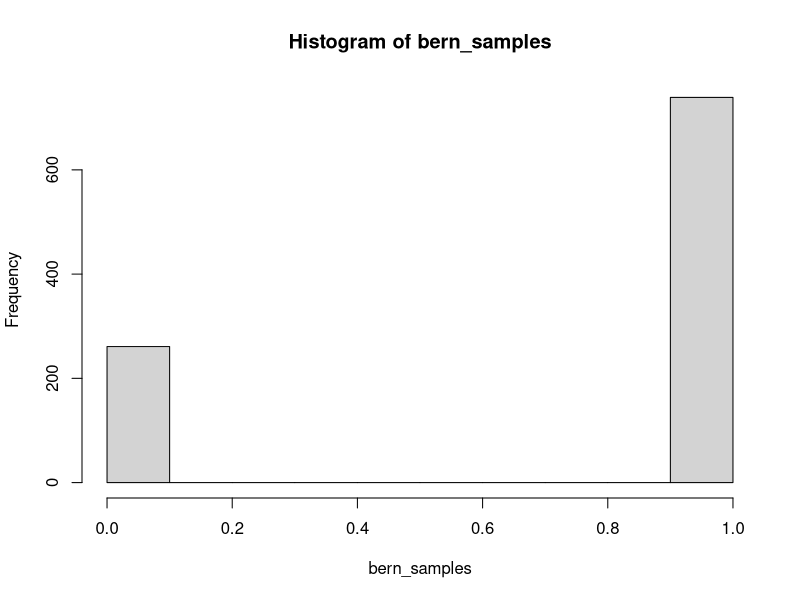
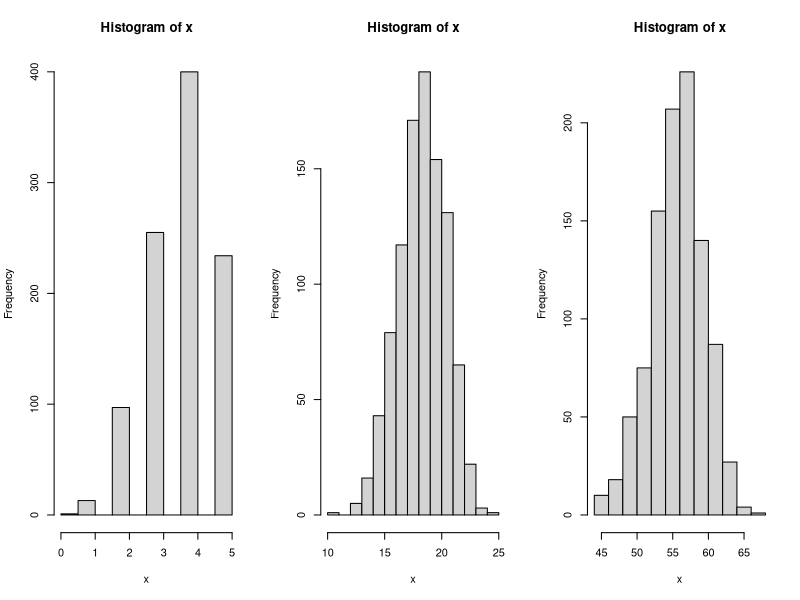
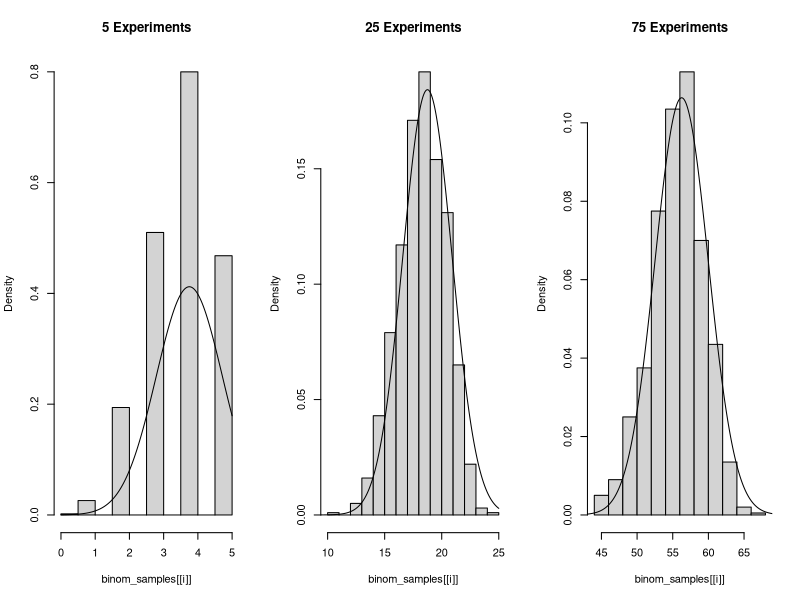
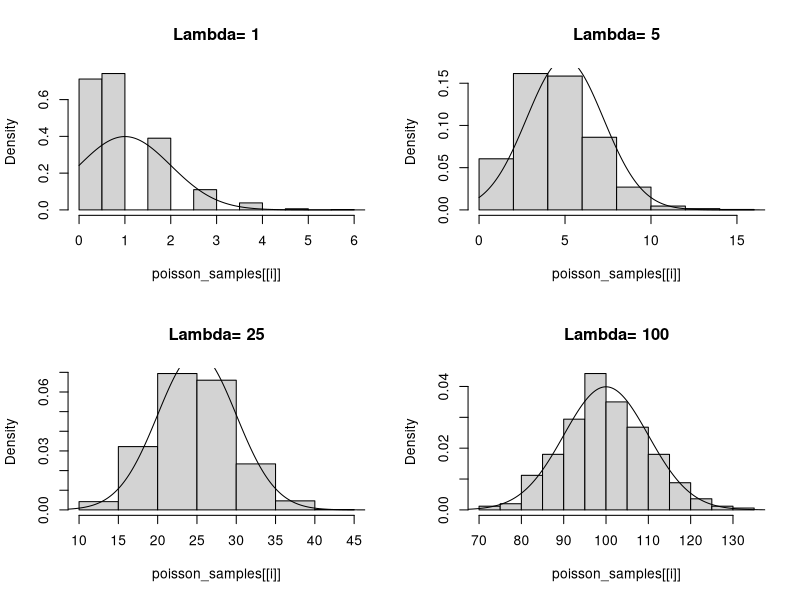
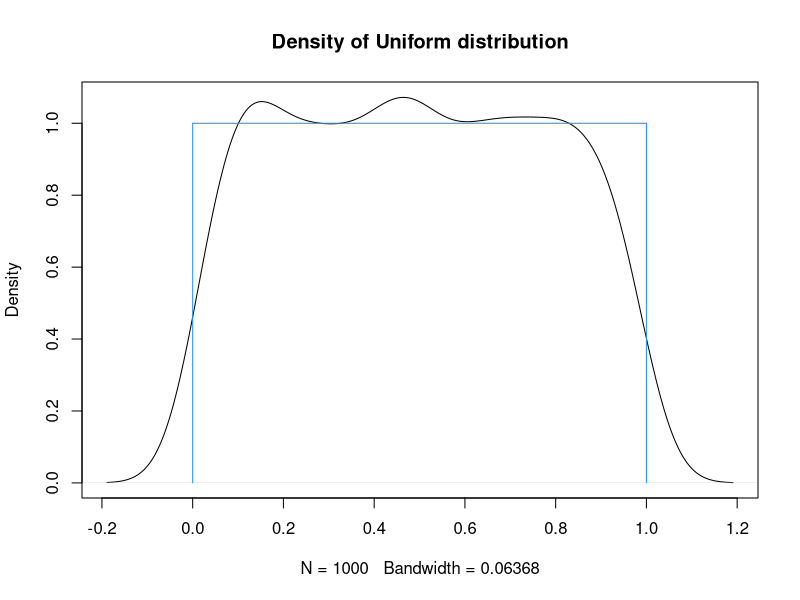
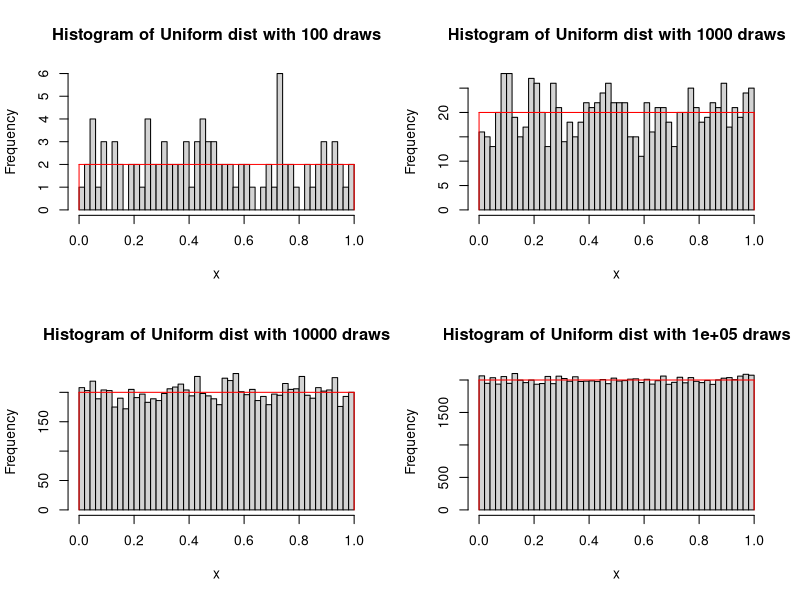
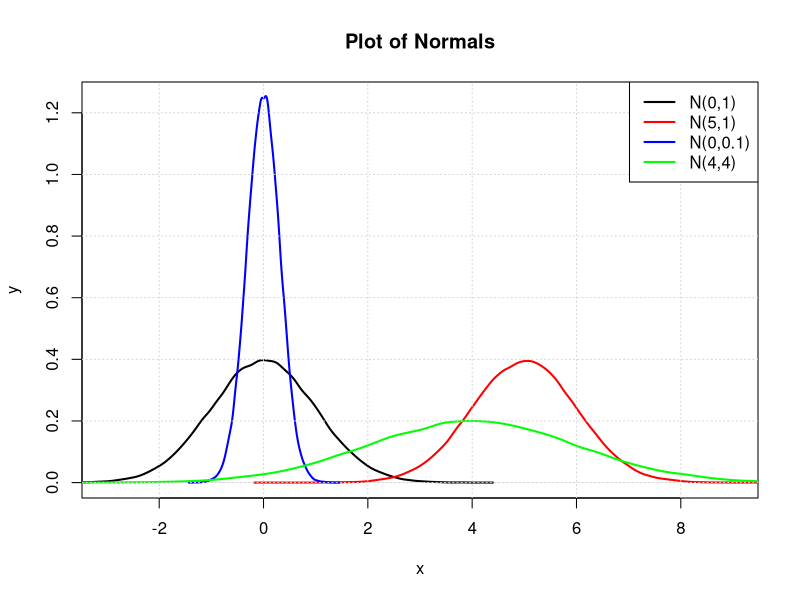
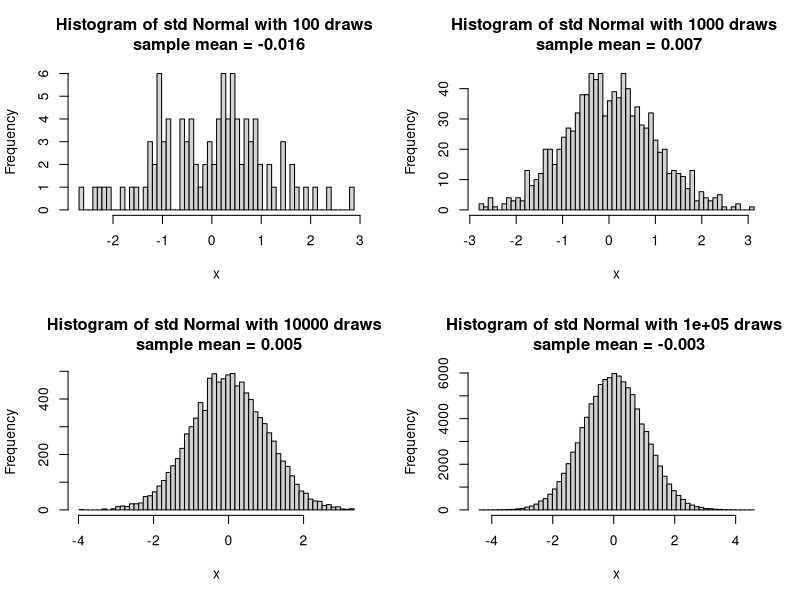

These figures' R source, in order:
##--------------------------------------------
##
## Exploring Data in R (lecture 1)
##
## Class: PCE Data Science 350
##
## Contains examples of:
##
## -Working with Distributions
##
##--------------------------------------------

##-----Exploring data Visually----
# Bernoulli (Binomial with n = 1)
p = 0.75
n = 1000
bern_samples = rbinom(n, 1, p) # Compute random draws
bern_sample_mean = sum(bern_samples)/length(bern_samples)
print(paste('p =', as.character(p), '   Sample mean = ', as.character(bern_sample_mean)))
bern_sample_var = bern_sample_mean * (1-bern_sample_mean)
bern_var = p*(1-p)
print(paste('Brenoulli variance = ', as.character(bern_var), '   Sample varience = ', as.character(bern_sample_var)))
hist(bern_samples)


# Binomial
N = c(5, 25, 75) # parameter list
binom_samples = lapply(N, function(x) rbinom(n, x, p))  # Compute list of random draws

binom_sample_means = lapply(binom_samples, mean)  # Compute list of sample means
binom_means = N*p
data.frame(BinomialMean = binom_means, SampleMean = unlist(binom_sample_means))

binom_sample_vars = lapply(binom_samples, var) # Compute list of sample variance
binom_vars = N*p*(1-p)
data.frame(BinomialVariance = binom_vars, SampleVariance = unlist(binom_sample_vars))
par(mfrow=c(1,3))
invisible(lapply(binom_samples, function(x) hist(x))) # histograms of random draws
par(mfrow=c(1,1))

# Compare Normal Approximation to binomial
par(mfrow=c(1,3))
for (i in 1:3){
  hist(binom_samples[[i]], main=paste(N[i],'Experiments'), freq=FALSE)
  x_norm = seq(0,N[i], by = 0.025)
  y_norm = dnorm(x_norm, mean=binom_means[i], sd=sqrt(binom_vars[i]))
  lines(x_norm, y_norm)
}
par(mfrow=c(1,1))


#Normal approximation to p(x=4)
pnorm(4.5, mean=binom_means[[1]], sd=sqrt(binom_vars[[1]])) -
  pnorm(3.5, mean=binom_means[[1]], sd=sqrt(binom_vars[[1]]))
#Empirical p(x=4)
sum(binom_samples[[1]]==4)/1000

#Normal approximation to p(x=18)
pnorm(18.5, mean=binom_means[[2]], sd=sqrt(binom_vars[[2]])) -
  pnorm(17.5, mean=binom_means[[2]], sd=sqrt(binom_vars[[2]]))
#Empirical p(x=18)
sum(binom_samples[[2]]==18)/1000

#Normal approximation to p(x=55)
pnorm(55.5, mean=binom_means[[3]], sd=sqrt(binom_vars[[3]])) -
  pnorm(54.5, mean=binom_means[[3]], sd=sqrt(binom_vars[[3]]))
#Empirical p(x=18)
sum(binom_samples[[3]]==55)/1000

# Poisson Distribution
lambda = c(1,5,25,100) # list of parmeters
poisson_samples = lapply(lambda, function(x) rpois(n, x))
poisson_sample_means = lapply(poisson_samples, mean) # Compute sample mean
poisson_sample_vars = lapply(poisson_samples, var) # Compute sample variance
data.frame(PoissonMean = lambda, SampleMean = unlist(poisson_sample_means), SampleVar = unlist(poisson_sample_vars))

#Normal approximation
par(mfrow=c(2,2))
for (i in 1:4){
  hist(poisson_samples[[i]], main=paste('Lambda=',lambda[i]), freq=FALSE)
  x_norm = seq(0,10*lambda[i], by = 0.025)
  y_norm = dnorm(x_norm, mean=lambda[i], sd=sqrt(lambda[i]))
  lines(x_norm, y_norm)
}
par(mfrow=c(1,1))


# The Uniform Distribution
n = 1000
uniform_samples = runif(n)

plot(density(uniform_samples), main = 'Density of Uniform distribution') ## density plot
lines(c(0,0),c(0,1), col = 556)
lines(c(0,1),c(1,1), col = 556)
lines(c(1,1),c(0,1), col = 556)


# Simulation with different n
n = c(100, 1000, 10000, 100000)
unifs = lapply(n, runif)


unif.hist = function(x, n) { 
  title = paste('Histogram of Uniform dist with', as.character(n), 'draws')
  breaks = seq(0, 1, length.out = 51)
  hist(x, breaks = breaks, main = title) 
  h = n/50
  lines(c(0,0),c(0,h), col = 'red')
  lines(c(0, 1),c(h, h), col = 'red')
  lines(c(1,1),c(0,h), col = 'red')
}

par(mfrow = c(2,2))
Map(unif.hist, unifs, n)
par(mfrow = c(1,1))


# The Normal Distribution
# Try different parameters
n = 100000
n_params = list(c(0,1),c(5,1),c(0,0.1),c(4,4))
norm_samples = lapply(n_params,function(x) rnorm(n,mean=x[1], sd=sqrt(x[2])))

par(mfrow=c(1,1))
colors = c('black', 'red', 'blue', 'green')
plot(density(norm_samples[[1]]), xlim=c(-3,9),ylim=c(0,1.25),
     col=colors[1], lwd=2, xlab='x', ylab='y', main='Plot of Normals')
for (i in 2:4){
  lines(density(norm_samples[[i]]), col=colors[i], lwd=2)
}
grid()
legend('topright',c('N(0,1)','N(5,1)','N(0,0.1)','N(4,4)'),
       lwd=2,lty=1,col=colors)


# Try different numbers of random draws
n = c(100, 1000, 10000, 100000)
norms = lapply(n, function(x) rnorm(x))


norm.hist = function(x, n) { 
  xbar = as.character(round(mean(x), digits = 3))
  title = paste('Histogram of std Normal with', as.character(n), 
                'draws \n', 'sample mean =', xbar)
  breaks = seq(min(x), max(x), length.out = 61)
  hist(x, breaks = breaks, main = title) 
}

par(mfrow = c(2,2))
Map(norm.hist, norms, n)
par(mfrow = c(1,1))
